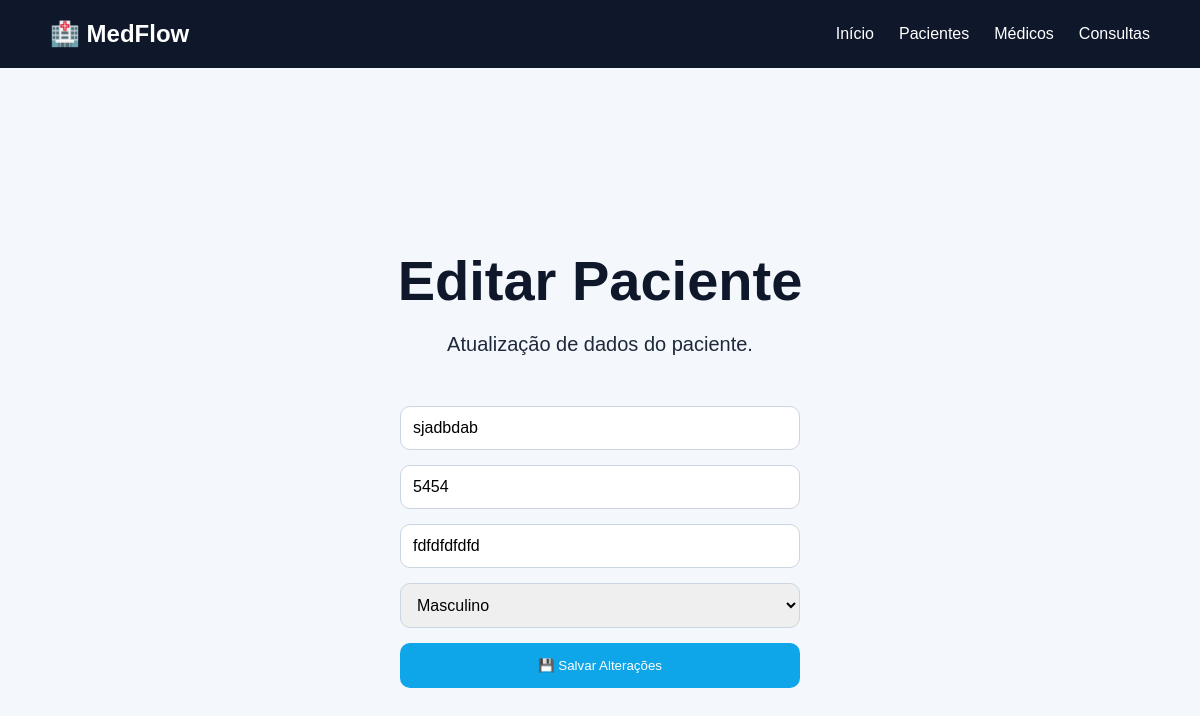
Page /editar-paciente/10 on the committed database.
### tables this page shows
CREATE TABLE pacientes (
                   id INTEGER PRIMARY KEY AUTOINCREMENT,
                   nome TEXT NOT NULL,
                   idade INTEGER,
                   telefone TEXT,
                   genero TEXT
                   );

### app.py (the view, shortened to what this page needs)
@app.route("/editar-paciente/<int:id>", methods=["GET", "POST"])
def editar_paciente(id):
    conexao = conectar()
    cursor = conexao.cursor()
    cursor.execute("SELECT * FROM pacientes WHERE id = ?", (id,))
    paciente = cursor.fetchone()
    conexao.close()
    return render_template(
        "editar_paciente.html",
        paciente=paciente
    )

### database/conexao.py (called while the page is built)
def conectar():
    conexao = sqlite3.connect('medflow.db')
    return conexao

### templates/editar_paciente.html (shortened to what this page needs)
<!DOCTYPE html>
<html lang="pt-br">
<head>
    <link rel="stylesheet" href="{{ url_for('static', filename='css/style.css') }}">
</head>
<body>
    <nav class="navbar">
        <div class="logo">🏥 MedFlow</div>
        <div class="menu">
            <a href="/">Início</a>
            <a href="/pacientes">Pacientes</a>
            <a href="/medicos">Médicos</a>
            <a href="/consultas">Consultas</a>
        </div>
    </nav>
    <section class="hero">
        <h1>Editar Paciente</h1>
        <p>Atualização de dados do paciente.</p>
        <form method="POST" class="formulario">
            <input
                type="text"
                name="nome"
                value="{{ paciente[1] }}"
                required
            >
            <input
                type="number"
                name="idade"
                value="{{ paciente[2] }}"
                required
            >
            <input
                type="text"
                name="telefone"
                value="{{ paciente[3] }}"
                required
            >
            <select name="genero" required>
                <option value="masculino"
                    {% if paciente[4] == "masculino" %}selected{% endif %}>
                    Masculino
                </option>
            </select>
            <button type="submit" class="btn">
                💾 Salvar Alterações
            </button>
        </form>
    </section>
</body>
</html>

### static/css/style.css (style rules this page uses)
* { margin: 0; padding: 0; box-sizing: border-box; }
body { font-family: Arial, sans-serif; background-color: #f4f7fb; color: #1e293b; }
.navbar { background-color: #0f172a; color: white; display: flex; justify-content: space-between; align-items: center; padding: 20px 50px; }
.logo { font-size: 24px; font-weight: bold; }
.menu { display: flex; gap: 25px; }
.menu a { color: white; text-decoration: none; transition: 0.3s; }
.hero { height: 85vh; display: flex; flex-direction: column; justify-content: center; align-items: center; text-align: center; padding: 20px; }
.hero h1 { font-size: 56px; margin-bottom: 20px; }
.hero p { font-size: 20px; max-width: 700px; margin-bottom: 20px; }
.btn { background-color: #0ea5e9; color: white; padding: 15px 30px; border-radius: 10px; text-decoration: none; transition: 0.3s; }
.hero { min-height: 100vh; }
.hero h1 { color: #0f172a; }
.formulario { display: flex; flex-direction: column; gap: 15px; width: 400px; margin-top: 30px; }
.formulario input, .formulario select { padding: 12px; border: 1px solid #cbd5e1; border-radius: 10px; font-size: 16px; }
.formulario button { border: none; cursor: pointer; }

### rows in the picture
pacientes: nome "sjadbdab", idade "5454", telefone "fdfdfdfdfd", genero "Masculino"
